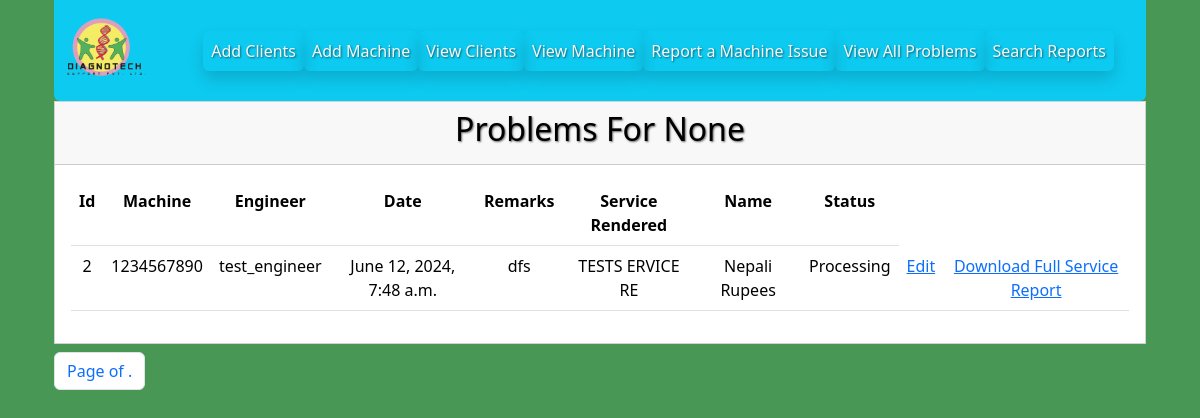
Screenshot of /search-problem-by-client-name/ (signed in) with the database file from the repository.
### digidiagno/models/problemmodel.py (models this page shows)
class ProblemModel(models.Model):
        client = models.ForeignKey(ClientModel, null=True, blank=True, related_name='problem_client', on_delete=models.CASCADE)
        machine = models.ForeignKey(MachineModel, null=True,blank=True, related_name='problem_machine', on_delete=models.CASCADE)
        engineer = models.ForeignKey(User, on_delete=models.CASCADE)
        date = models.DateTimeField(auto_now=True)
        end_date = models.DateField(blank=True, null=True, )
        remarks = models.CharField(max_length=1024)
        service_rendered = models.CharField(max_length=2048)
        name = models.CharField(max_length=50)
        status = models.CharField(max_length=100, choices=status_choices, default='Processing')
        image = models.ImageField(upload_to='static/media/img/report_uploads', height_field=None, null=True, blank=True, width_field=None, max_length=None)
        system_down = models.BooleanField(null=True, blank=True)
        backup = models.BooleanField(null=True, blank=True)
        defects = models.CharField(max_length=2048, blank=True, null =True)
        location_of_problem = models.CharField(max_length=2048, blank=True, null =True)
        status_after_service = models.CharField(max_length=2048, blank=True, null =True)
        client_signature = JSignatureField(null=True)
        class Meta:
            ordering = ['-id']
        def __str__(self):
                return self.name

### digidiagno/models/machinemodel.py (models this page shows)
class MachineModel(models.Model):
        machine_name = models.CharField( max_length=50, unique=True)
        machine_serial_number = models.CharField(max_length=50, unique=True)
        client = models.ForeignKey(ClientModel, null=True, blank=True, related_name='machine', on_delete=models.CASCADE)
        model = models.CharField(max_length=100, choices=status_choices, default='Processing')
        install_location = models.CharField(max_length=50, null=True, blank=True)
        class Meta:
            ordering = ['-id']
        def __str__(self):
                return self.machine_serial_number

### digidiagno/views/problemview.py (the view)
# urls.py: path('search-problem-by-client-name/', ProblemView.view_problems_by_name_url, name='search_problems_name'),
   def view_problems_by_name_url(request):
      print("viewsearch called")
      client_name = request.GET.get('client')
      print(f"{client_name}")
      results_name = None
      no_results = False
      if client_name:
         results_name = ProblemModel.objects.filter(client__client_name__icontains=client_name)
         paginator = Paginator(results_name,10)
         page_number = request.GET.get('page')
         page_obj = paginator.get_page(page_number)
         return render(request,'search_client_by_name.html', {'problems_name':page_obj, 'page_obj':page_obj,'client_name':client_name })
      else:
         no_results = True
         results_name = ProblemModel.objects.all()
         paginator = Paginator(results_name,2)
         page_number = request.GET.get('page')
         page_obj = paginator.get_page(page_number)
      print(results_name)
      return render(request,'search_client_by_name.html', {'problems_name':page_obj,'no_results':no_results, 'client_name':client_name })

### digidiagno/templates/search_client_by_name.html (shortened to what this page needs)
{%  extends 'base.html' %}
{% block content %}
{% if user.is_authenticated %}
{% include "header.html" %}
<div class="container">
<div class="row">
    <div class="col">
        <div class="card text-center rounded-0 mt--2">
            <div class="card-header text-black"> <h2 class="h2 text-black">Problems For {{ client_name }}</h2></div>
            <div class="card-body">
                <div class="table-responsive">
                <table class="table ">
                    <tr>
                        <th>Id</th>
                        <th>Machine</th>
                        <th>Engineer</th>
                        <th>Date</th>
                        <th>Remarks</th>
                        <th>Service Rendered</th>
                        <th>Name</th>
                        <th>Status</th>
                    </tr>
                    {% for i in problems_name %}
                        <tr>
                        <td name="id">{{ i.id }}</td>
                            <td>{{ i.machine }}</td>
                            <td>{{ i.engineer }}</td>
                            <td>{{ i.date }}</td>
                            <td>{{ i.remarks }}</td>
                            <td>{{ i.service_rendered }}</td>
                            <td>{{ i.name }}</td>
                            <td>{{ i.status }}</td>
                            <td><a href="{% url 'edit_report' i.id %}"> Edit</a</td>
                            <td><a href="{% url 'pdfexport' i.engineer.id %}"> Download Full Service Report</a</td>
                        </tr>
                    {% endfor %}
                    </table>
                    </div>
            </div>
        </div>
        </div>
    </div>
<div class="row">
    <div class="col-lg-12">
        <div class="d-flex mt-2 .justify-content-end">
            <nav aria-label="Page navigation example">
                <ul class="pagination">
                  <li class="page-item"><a class="page-link" href="#">
                    Page {{ page_obj.number }} of {{ page_obj.paginator.num_pages }}.
                </a></li>
                </ul>
              </nav>
        </div>
    </div>
</div>
</div>
</div>
{% else %}
<p>You are not logged in! Please login first</p>
<a href="{% url 'login' %}"><button>
    Go To Login
</button></a>
{% endif %}
{% endblock %}

### staticfiles/css/custom.css (style rules this page uses)
body { background-color: #489755 !important; }
h1,h2 { color: aliceblue; text-shadow: 1px 1px 2px rgba(0, 0, 0, 0.60) !important; }
table { color:white; }

### rows the page displays
ProblemModel: id "2", machine "1234567890", engineer "test_engineer", date "June 12, 2024, 7:48 a.m.", remarks "dfs", service_rendered "TESTS ERVICE RE", name "Nepali Rupees", status "Processing"

### other values shown
{{ client_name }} "None"
